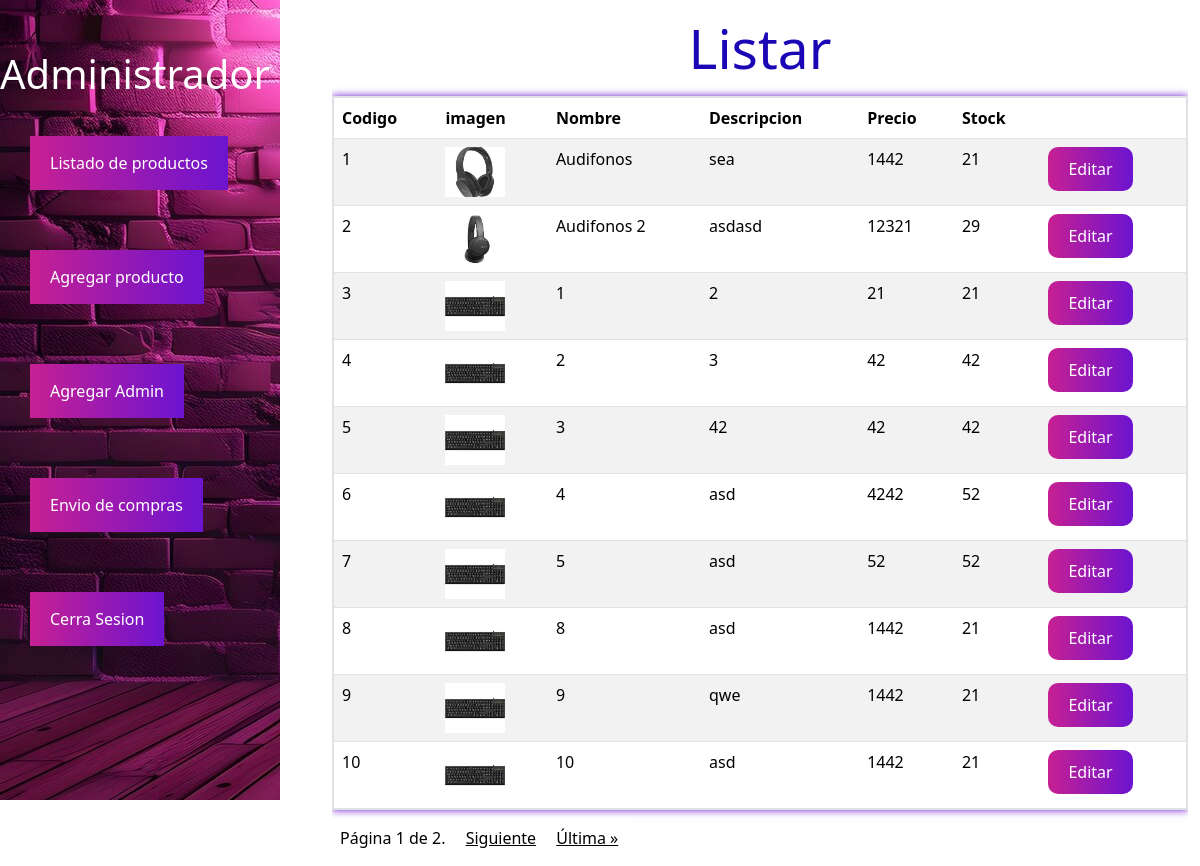
Page /productos/ (signed in) on the earlier database version.
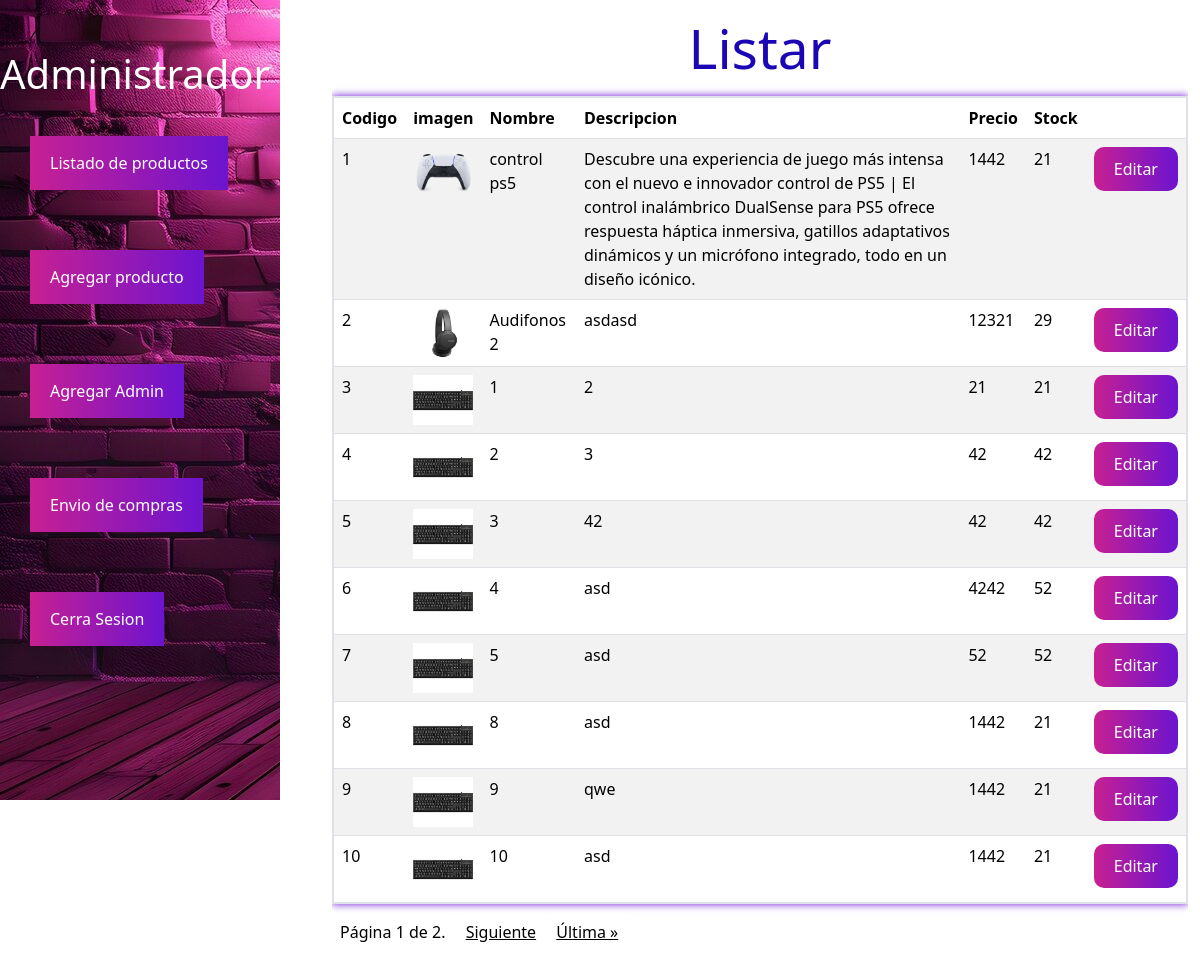
Same page on the later database version.
### modulos/productos/models.py (models this page shows)
class Producto(models.Model):
    nombre = models.CharField(max_length=30)
    descripcion = models.TextField()
    imagen = models.ImageField(upload_to='productos',null=True)
    precio = models.IntegerField(validators=[MinValueValidator(1)])
    stock= models.SmallIntegerField(validators=[MinValueValidator(1)])
    categoria = models.CharField(max_length=20, choices=categorias)

### modulos/productos/views.py (the view)
# urls.py: path('', views.listarProd,name="listar"),
@login_required
def listarProd(request):
    productos = Producto.objects.all()
    paginator = Paginator(productos, 10)  # Divide los productos en páginas de 6 elementos cada una
    page_number = request.GET.get('page')  # Obtiene el número de página actual desde la URL
    page_obj = paginator.get_page(page_number)  # Obtiene la página actual
    datos = {
        'page_obj': page_obj
    }
    return render(request, 'productos/listar.html', datos)

### templates/productos/listar.html (shortened to what this page needs)
{% extends '../base/base2.html' %}
{% block content %}
<div class="table">
    <div class="table-responsive">
        <table class="table table-striped">
            <h1 class="text-center">Listar</h1>
            <thead>
                <tr>
                    <th>Codigo</th>
                    <th>imagen</th>
                    <th>Nombre</th>
                    <th>Descripcion</th>
                    <th>Precio</th>
                    <th>Stock</th>
                </tr>
            </thead>
            <tbody>
                {% for producto in page_obj %}
                <tr>
                    <td>{{producto.id}}</td>
                    <td>{% if producto.imagen %} <img src="{{producto.imagen.url}}"></td>
                    {% endif %}
                    <td>{{producto.nombre}}</td>
                    <td>{{producto.descripcion}}</td>
                    <td>{{producto.precio}}</td>
                    <td>{{producto.stock}}</td>
                    <td>
                        <a href="{% url 'editar' producto.id %}" class="btnEditar">Editar</a>
                    </td>
                </tr>
                {% endfor %}
            </tbody>
        </table>
    </div>
    <div class="pagination">
        <span class="step-links">
            <span class="current">Página {{ page_obj.number }} de {{ page_obj.paginator.num_pages }}.</span>
            {% if page_obj.has_next %}
            <a href="?page={{ page_obj.next_page_number }}" class="pagination-link">Siguiente</a>
            <a href="?page={{ page_obj.paginator.num_pages }}" class="pagination-link">Última &raquo;</a>
            {% endif %}
        </span>
    </div>
</div>
{% endblock %}

Differences in the rows shown:
changed Producto id 1: imagen: a different picture; nombre "Audifonos" → "control ps5"; descripcion "sea" → "Descubre una experiencia de juego más intensa con el nuevo e innovador control de PS5 | El control inalámbrico DualSense para PS5 ofrece respuesta háptica inmersiva, gatillos adaptativos dinámicos y un micrófono integrado, todo en un diseño icónico."
